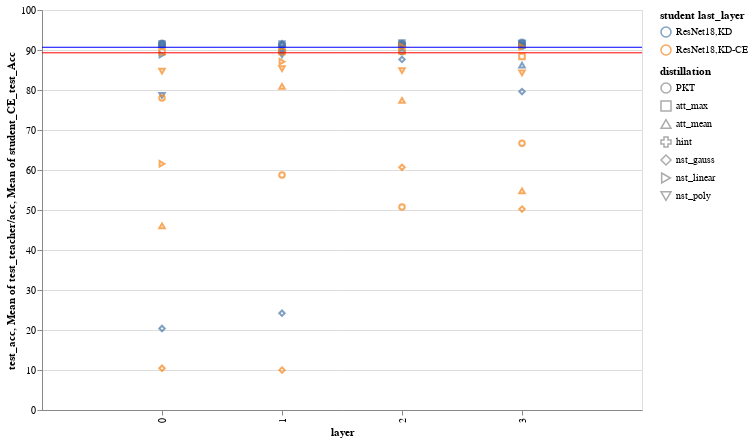

Notebook cell for this chart:
### Code cell
def plot_acc(phase="test",filter=None):

    
    detalle=["student","teacher","distillation","layer",'last_layer','test_acc','train_acc',
             'train_loss','epoch',"student_CE_%s_Acc"%phase]#,"lambda"]
    
    if filter is not None:
        S= source[source[filter[0]].isin(filter[1])]
    else:
        S=source
        
    bar=alt.Chart(S).mark_point().encode(
        alt.X('layer:O', scale=alt.Scale(zero=False,padding=1)),
        alt.Y('%s_acc'%phase, scale=alt.Scale(zero=False, padding=1)),
        color=alt.Color('student last_layer'),
        shape='distillation',
        tooltip=detalle
    ).interactive()


    rule1 = alt.Chart(source).mark_rule(color='blue').encode(
        y='mean(%s_teacher/acc):Q'%phase
    )
    rule2 = alt.Chart(source).mark_rule(color='red').encode(
        y='mean(student_CE_%s_Acc):Q'%phase
    )

    return (bar + rule1 + rule2).properties(width=600,height=400)
    
plot_acc(filter=('student',['ResNet18']))
